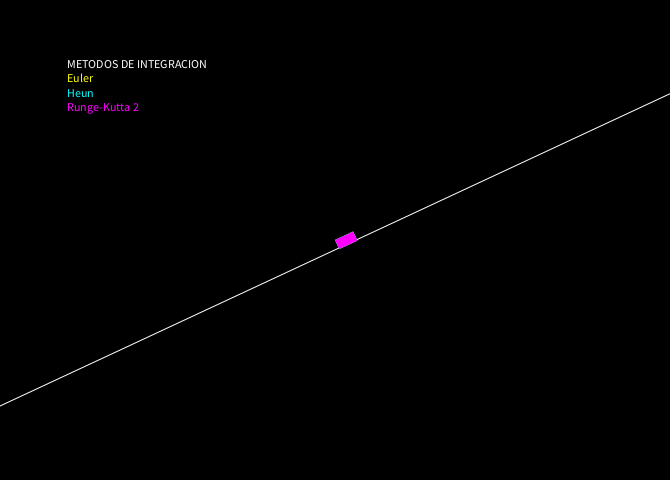
Frame 1 (no input)
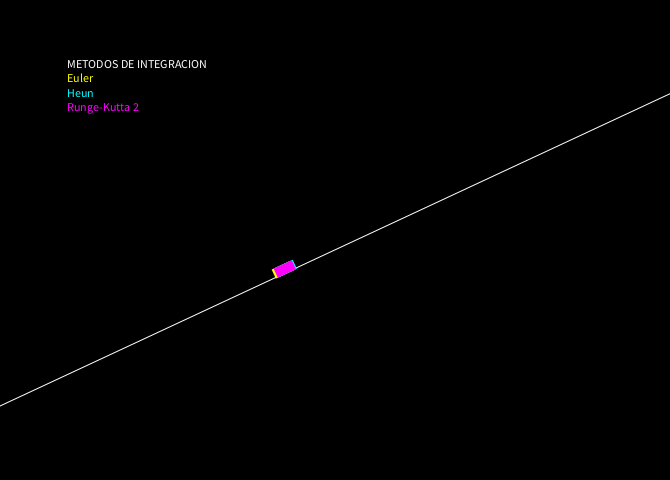
Frame 60 (the mouse pressed at the canvas centre just before this capture)
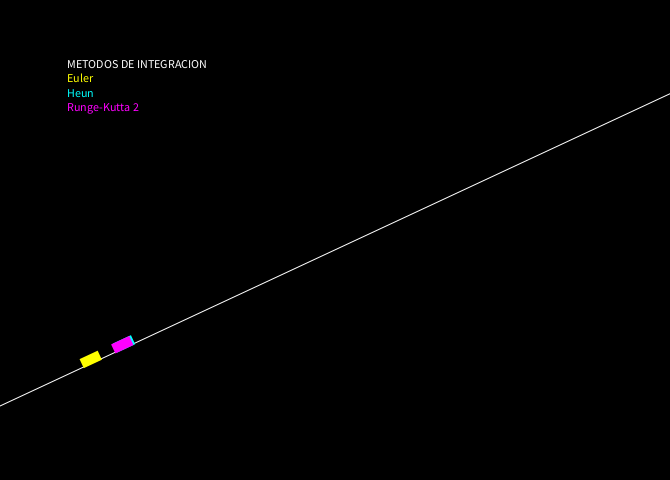
Frame 120 (the mouse held since frame 60 and released just before this capture)

The Processing sketch that drew these frames (run headless with seeded random() and noise(); from frame 60 on, the mouse is pressed at the canvas centre):

// Processing sketch: processing_150550
// ── processing_150550.pde

//Ejercicio: Plano inclinado

float dt = 0.1;
float m = 2.0;
float ang = 25;
float K = 0.1;
float g = -9.8;

//Vectores Euler:
PVector posE = new PVector(0,0);
PVector vE = new PVector(0,0);
PVector aE = new PVector(0,0);

//Vectores Heun:
PVector posH = new PVector(0,0);
PVector vH = new PVector(0,0);
PVector vH0 = new PVector(0,0);
PVector aH = new PVector(0,0);

//Vectores Runge-Kutta2:
PVector posRK = new PVector(0,0);
PVector vRK = new PVector(0,0);
PVector vRKm = new PVector(0,0);
PVector aRK = new PVector(0,0);
PVector aRKm = new PVector(0,0);

void setup(){
  size(670,480);
  background(0);
  smooth();
  
  fill(255);
  text("METODOS DE INTEGRACION", width/10, height/7);
  fill(255,255,0);
  text("Euler", width/10, height/7+height*0.03);
  fill(0,255,255);
  text("Heun", width/10, height/7+height*0.06);
  fill(255,0,255);
  text("Runge-Kutta 2", width/10, height/7+height*0.09);
  
}

PVector Fuerzas(PVector V) {
  
  // Fuerza tangencial
  float fTang = 0;
  
  //Vectores de fuerzas
  PVector Ftan = new PVector(0,0);//F tangencial
  PVector Ft = new PVector(0,0);//F total
  PVector Fr = new PVector(0,0);// F rozamiento
  PVector acc = new PVector(0,0);//aceleracion
  
  //Módulo fuerza tangencial
  fTang = g * m * sin(radians(ang));

  Ftan.x = fTang*cos(radians(ang));  
  Ftan.y = fTang*sin(radians(ang));
  
  //Rozamiento
  Fr.x = -K * V.x;
  Fr.y = -K * V.y;
  
  //Suma de fuerzas
  Ft.x = Ftan.x + Fr.x;
  Ft.y = Ftan.y + Fr.y;
  
  //Aceleracion
  acc.x = Ft.x / m;
  acc.y = Ft.y / m;
  
  return acc;
}

void keyPressed() {
  // Al pulsar la tecla x se aumentan los grados de inclinación del plano
  if(key == 'x') {
    ang += 5;
    aE = new PVector(0,0);
    vE = new PVector(0,0);
    posE = new PVector(0,0);
    aH = new PVector(0,0);
    vH = new PVector(0,0);
    vH0 = new PVector(0,0);
    posH = new PVector(0,0);
    aRK = new PVector(0,0);
    vRK = new PVector(0,0);
    vRKm = new PVector(0,0);
    posRK = new PVector(0,0);
    aRKm = new PVector(0,0);
  }
  // Al pulsar la tecla x se reducen los grados de inclinación del plano
  else if(key == 'z') {
    ang -= 5;
    aE = new PVector(0,0);
    vE = new PVector(0,0);
    posE = new PVector(0,0);
    aH = new PVector(0,0);
    vH = new PVector(0,0);
    vH0 = new PVector(0,0);
    posH = new PVector(0,0);
    aRK = new PVector(0,0);
    vRK = new PVector(0,0);
    vRKm = new PVector(0,0);
    posRK = new PVector(0,0);
    aRKm = new PVector(0,0);
  }
}

void draw(){
   background(0);
   
  fill(255);
  text("METODOS DE INTEGRACION", width/10, height/7);
  fill(255,255,0);
  text("Euler", width/10, height/7+height*0.03);
  fill(0,255,255);
  text("Heun", width/10, height/7+height*0.06);
  fill(255,0,255);
  text("Runge-Kutta 2", width/10, height/7+height*0.09);
  
  //Euler (Calculamos pos mediante v actual y calculamos v siguiente
  aE = Fuerzas(aE);
  posE.x += vE.x*dt;
  posE.y += vE.y*dt;
  
  vE.x += aE.x*dt;
  vE.y += aE.y*dt;

 
  //Heun
  aH = Fuerzas(vH);
  
  posH.x += (vH.x + vH0.x)/2.0*dt;
  posH.y += (vH.y + vH0.y)/2.0*dt;
  
  vH.x += aH.x*dt;
  vH.y += aH.y*dt;
  
  vH0.x = vH.x;//Actualiza vel anterior
  vH0.y = vH.y;
  

  //RK2
  aRK = Fuerzas(vRK);
  
  vRKm.x = vRK.x + aRK.x * (dt/2.0);
  vRKm.y = vRK.y + aRK.y * (dt/2.0);
      
  vRK.x += aRK.x * dt;
  vRK.y += aRK.y * dt;
      
  // Se calcula la velocidad con la acc en el punto medio entre las 
  // posiciones actual y siguiente
  aRKm = Fuerzas(vRKm);
  
  posRK.x = posRK.x + vRKm.x * dt; 
  posRK.y = posRK.y + vRKm.y * dt;
  
  //Dibujar
  //Plano
  pushMatrix();
    translate(width/2,height/2);
    rotate(radians(-ang));//inclinacion del plano
    stroke(255);
    line(-1000,9,1000,9);
    
  popMatrix();
  
  //Euler
  pushMatrix();
    translate(width/2,height/2);
    translate(posE.x, -posE.y);
    fill(255,255,0);
    noStroke();
    rotate(radians(-ang));
    rect(0,0,20,10);
  popMatrix();
  
  //Heun
  pushMatrix();
    translate(width/2,height/2);
    fill(0, 255,255);
    translate(posH.x, -posH.y);
    rotate(radians(-ang));
    rect(0, 0, 20,10);
  popMatrix();
  
  //RK2
  pushMatrix();
    translate(width/2,height/2);
    fill(255,0,255);
    translate(posRK.x, -posRK.y);
    rotate(radians(-ang));
    rect(0, 0, 20, 10);
  popMatrix();
}
